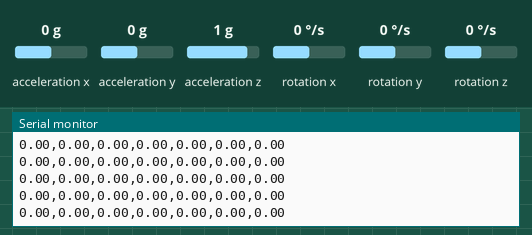
Bench run of a sketch on a simulated Arduino Uno, built with avr-gcc and run on an emulated ATmega328P. On the bench: the last lines printed to the serial monitor. The test bench sets the inputs (shaded band); at power-on: acceleration x 0 g, acceleration y 0 g, acceleration z 1 g, rotation x 0 °/s, rotation y 0 °/s, rotation z 0 °/s.

Above: at 1.2 s.
1.3 s: acceleration x set to -1.4 g
At 1.32 s:
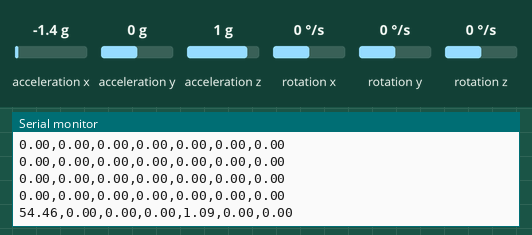
2.8 s: acceleration y set to -1.4 g
At 2.81 s:
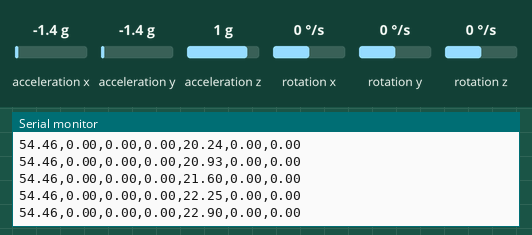
4.3 s: acceleration z set to -1.4 g
At 4.35 s:
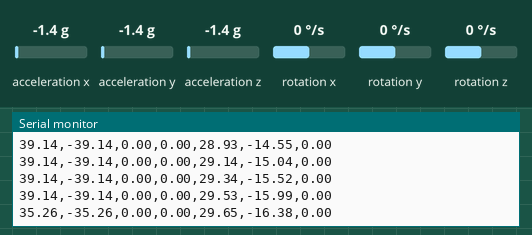
5.8 s: acceleration x set to 0.8 g
At 5.83 s:
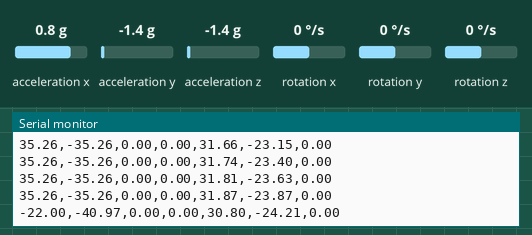
8.8 s: rotation x set to -192 °/s
At 8.81 s:
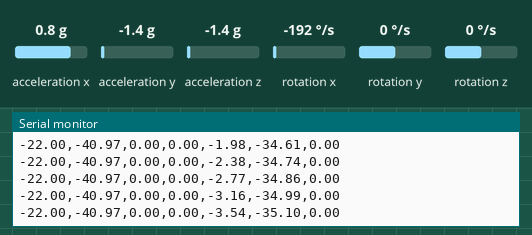
Timing chart, 0 to 11.3 s (numbered marks = the images above; inputs shaded):
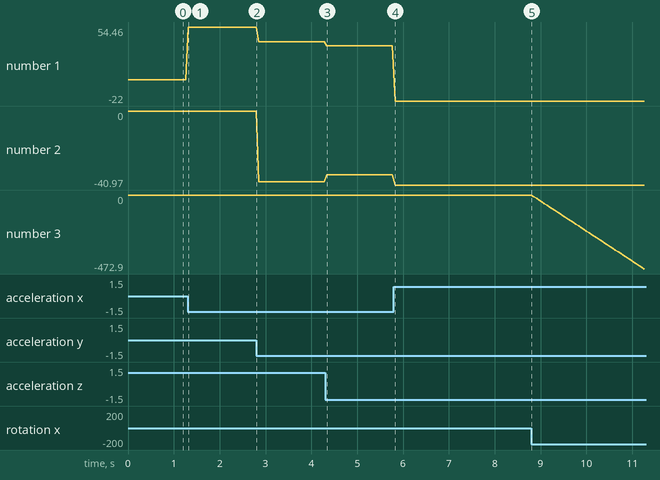

Measured:
- after the input at 1.3 s, the serial monitor: prints a new line at once (image 1)
- after the input at 4.3 s, the serial monitor: prints a new line at once (image 3)
- plotted number 1: 0 → 54.46 after the input at 1.3 s, 54.46 → 39.14 after the input at 2.8 s, 39.14 → 35.26 after the input at 4.3 s
- plotted number 2: 0 → -39.14 after the input at 2.8 s, -39.14 → -35.26 after the input at 4.3 s

The sketch:

mpu_9250_acc_gyro.ino
```cpp
#include <Wire.h>
#include <MPU9250_asukiaaa.h>

MPU9250_asukiaaa mySensor;

float pitch = 0.0, roll = 0.0, yaw = 0.0;
unsigned long lastTime;
const float alpha = 0.98;
float pitch_f = 0.0, roll_f = 0.0, yaw_f = 0.0;

void setup() {
  Serial.begin(115200);
  Wire.begin();

  mySensor.setWire(&Wire);
  mySensor.beginAccel();
  mySensor.beginGyro();

  lastTime = millis();
  Serial.println("MPU9250 initialized, for tilt estimation");
}

void loop() {
//  get_accelero_data();
//  get_gyro_data();
//  get_both_pitch_roll();
  get_both_pitch_roll_filtered();
  delay(50);
}
```

functions.ino
```cpp
void get_accelero_data()
{
  mySensor.accelUpdate();

  float ax = mySensor.accelX();
  float ay = mySensor.accelY();
  float az = mySensor.accelZ();

  // Calculate pitch and roll using accelerometer
  float pitch_a = atan2(ax, sqrt(ay * ay + az * az)) * 180 / PI;
  float roll_a  = atan2(ay, sqrt(ax * ax + az * az)) * 180 / PI;

//  Serial.print("Pitch acc: ");
//  Serial.print(pitch_a);
//  Serial.print(" | Roll acc: ");
//  Serial.println(roll_a);

  Serial.print(pitch_a);
  Serial.print(",");
  Serial.println(roll_a);
}

void get_gyro_data()
{
  mySensor.gyroUpdate();

  unsigned long currentTime = millis();
  float dt = (currentTime - lastTime) / 1000.0;  // in seconds
  lastTime = currentTime;

  float gx = mySensor.gyroX();  // Pitch rate
  float gy = mySensor.gyroY();  // Roll rate
  float gz = mySensor.gyroZ();  // Yaw rate

  roll  += gx * dt;
  pitch += gy * dt;
  yaw   += gz * dt;

//  Serial.print("Pitch (gyro): ");
//  Serial.print(pitch);
//  Serial.print(" | Roll (gyro): ");
//  Serial.println(roll);
//  Serial.print(" | Yaw (gyro): ");
//  Serial.println(yaw);

  Serial.print(pitch);
  Serial.print(",");
  Serial.println(roll);
//  Serial.print(",");
//  Serial.println(yaw);
}

void get_both_pitch_roll()
{
  // set sensor update
  mySensor.accelUpdate();
  mySensor.gyroUpdate();

  // set accelerometer
  float ax = mySensor.accelX();
  float ay = mySensor.accelY();
  float az = mySensor.accelZ();

  // set gyroscope
  float gx = mySensor.gyroX();  // Pitch rate
  float gy = mySensor.gyroY();  // Roll rate
  float gz = mySensor.gyroZ();  // Yaw rate

  // Calculate pitch and roll using accelerometer
  float pitch_a = -atan2(ax, sqrt(ay * ay + az * az)) * 180 / PI;
  float roll_a  = atan2(ay, sqrt(ax * ax + az * az)) * 180 / PI;

  // Calculate pitch and roll using gyroscope
  unsigned long currentTime = millis();
  float dt = (currentTime - lastTime) / 1000.0;  // in seconds
  lastTime = currentTime;

  roll  += gx * dt;
  pitch += gy * dt;
  yaw   += gz * dt;

  Serial.print(pitch_a);
  Serial.print(",");
  Serial.print(roll_a);
  Serial.print(",");
  Serial.print(pitch);
  Serial.print(",");
  Serial.print(roll);
  Serial.print(",");
  Serial.println(yaw);
}

void get_both_pitch_roll_filtered()
{
  // set sensor update
  mySensor.accelUpdate();
  mySensor.gyroUpdate();

  // set accelerometer
  float ax = mySensor.accelX();
  float ay = mySensor.accelY();
  float az = mySensor.accelZ();

  // set gyroscope
  float gx = mySensor.gyroX();  // Pitch rate
  float gy = mySensor.gyroY();  // Roll rate
  float gz = mySensor.gyroZ();  // Yaw rate

  // Calculate pitch and roll using accelerometer
  float pitch_a = -atan2(ax, sqrt(ay * ay + az * az)) * 180 / PI;
  float roll_a  = atan2(ay, sqrt(ax * ax + az * az)) * 180 / PI;

  // Calculate pitch and roll using gyroscope
  unsigned long currentTime = millis();
  float dt = (currentTime - lastTime) / 1000.0;  // in seconds
  lastTime = currentTime;

  pitch += gy * dt;
  roll  += gx * dt;

  pitch_f = alpha * (pitch_f + gy * dt) + (1-alpha) * pitch_a;
  roll_f  = alpha * (roll_f + gx * dt) + (1-alpha) * roll_a;
  yaw   += gz * dt;

  Serial.print(pitch_a);
  Serial.print(",");
  Serial.print(roll_a);
  Serial.print(",");
  Serial.print(pitch);
  Serial.print(",");
  Serial.print(roll);
  Serial.print(",");
  Serial.print(pitch_f);
  Serial.print(",");
  Serial.print(roll_f);
  Serial.print(",");
  Serial.println(yaw);
}
```
